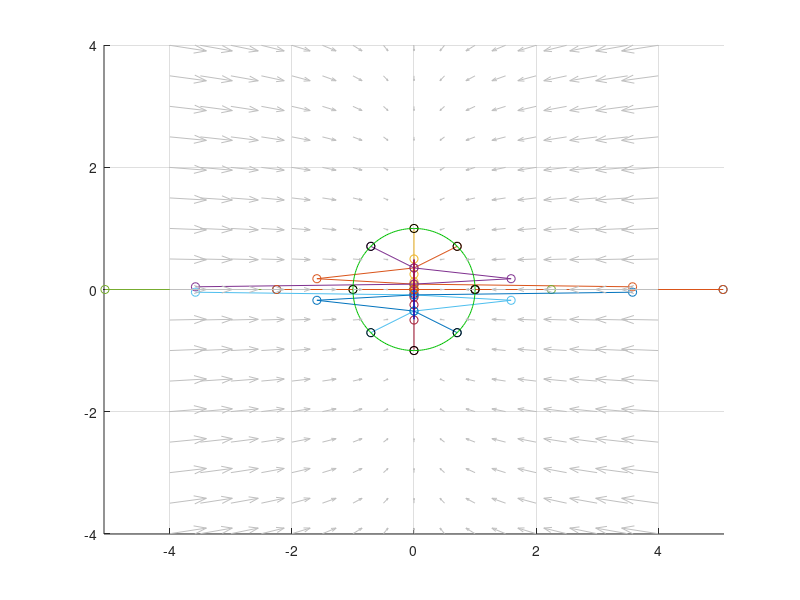

The MATLAB source for this figure:
%% Problem dynamiki w przestrzeni fazowej
clear all;
%% konstruowanie macierzy o zadanym widmie
l1 = -1.5i;
l2 = 0.5;
v1 = [1, 0]';
v2 = [0, 1]';

v1scaled = v1./sqrt(sum(v1'*v1));
v2scaled = v2./sqrt(sum(v2'*v2));

V = [v1, v2];
D = [l1, 0; 0, l2];

A = V*[l1 0; 0 l2]*(V^-1);

f = @(x) A*x;

%% konstruowanie zbioru punktow X0 rozlozonych na okregu 
R = 1;
X0 = R*exp(1i * (0:pi/4:2*pi)); X0 = [real(X0); imag(X0)];
T0 = length(X0);

%% obliczanie trajektorii ukladu dla wybranych punktow poczatkowych
T = 5;
for i=1:T0
    x(:, 1+(i-1)*T) = X0(:, i);
    for t = 1:T, x(:, t+1 + (i-1)*T) = f(x(:, t + (i-1)*T)); end
end

%% obliczanie wartosci i wektorow wlasnych macierzy A
[V, D] = eig(A)
veig1 = V(:,1);
veig2 = V(:,2);

veig1scaled = veig1./sum(veig1'*veig1);
vieg2scaled = veig2./sum(veig2'*veig2);

%% ilustracja trajektorii w przestrzeni stanow
clf; 
fig = figure(1);
hold on;
for i=1:T0
    plot(x(1, 1+(i-1)*T:i*T), x(2, 1+(i-1)*T:i*T), '-o');
    plot(x(1, 1+(i-1)*T), x(2, 1+(i-1)*T), 'ko');
end;

%% ilustracja obrazu Y = AX0

Ximage = R*exp(1i * (0:pi/100:2*pi)); Ximage = [real(Ximage); imag(Ximage)];
Yimage = A*Ximage;

plot(Ximage(1,:), Ximage(2,:), 'Color', 0.75*[0, 1, 0]);
plot(Yimage(1,:), Yimage(2,:), 'Color', 0.75*[0, 0, 1]);

%% ilustracja wektorow lambda_i, v_i

% wektory uzyte do konstrukcji macierzy A
lv1 = l1 * v1;
lv2 = l2 * v2;

plot([0, lv1(1)], [0, lv1(2)], 'r-');
plot([0, lv2(1)], [0, lv2(2)], 'r-');

% wektory uzyskane przez matlaba
%kierunki wektorow pokrywaja sie w obu przypadkach
leigv1 = D(1, 1) * veig1;
leigv2 = D(2, 2) * veig2;

% plot([0, leigv1(1)], [0, leigv1(2)], 'Color', 0.75*[1, 1, 0]);
% plot([0, leigv2(1)], [0, leigv2(2)], 'Color', 0.75*[1, 1, 0]);


%% ilustracja pola wektorowego okreslajacego trajektorie ukladu
Ad = A - eye(2);
[x1, x2] = meshgrid(-4:0.5:4);
u = Ad(1,1).*x1 + Ad(1,2).*x2;
v = Ad(2,1).*x1 + Ad(2,2).*x2;
quiver(x1, x2, u, v, 'Color', 0.75*[1 1 1], 'Autoscale', 'On');
grid on;
axis equal;

%% drukowanie
set(fig, 'PaperUnits', 'centimeters');
set(fig, 'PaperSize', [20 20]);
figureName = ['imag_', num2str(l1), '_', num2str(l2)];
%figureName = 'demo';
print(['images/', figureName, '.pdf'], '-dpdf', '-bestfit');
